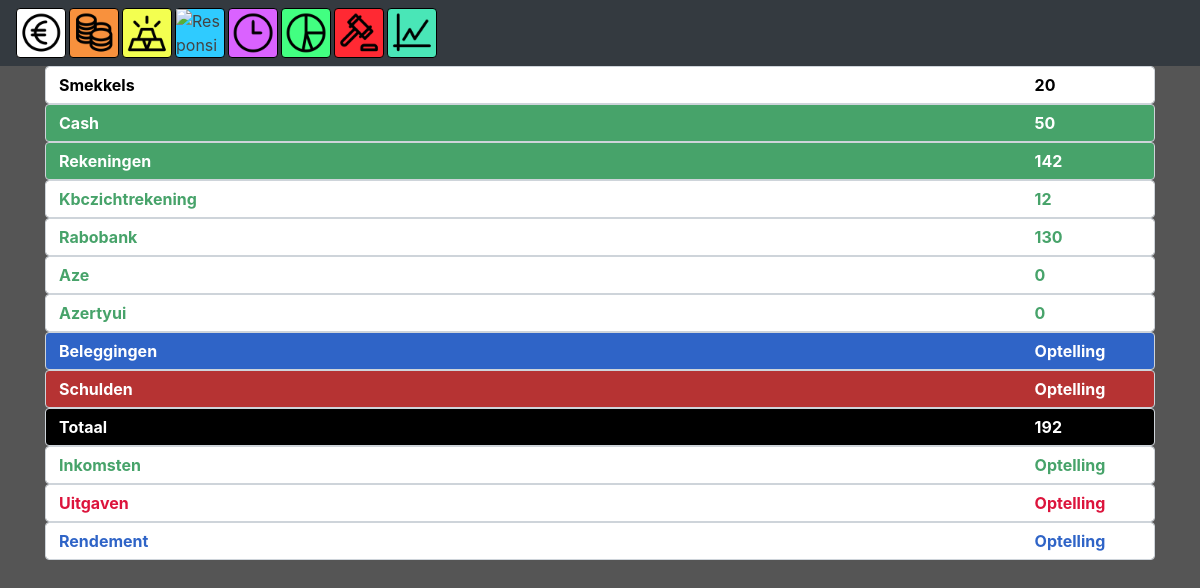
The app's page /balans (signed in), older data.
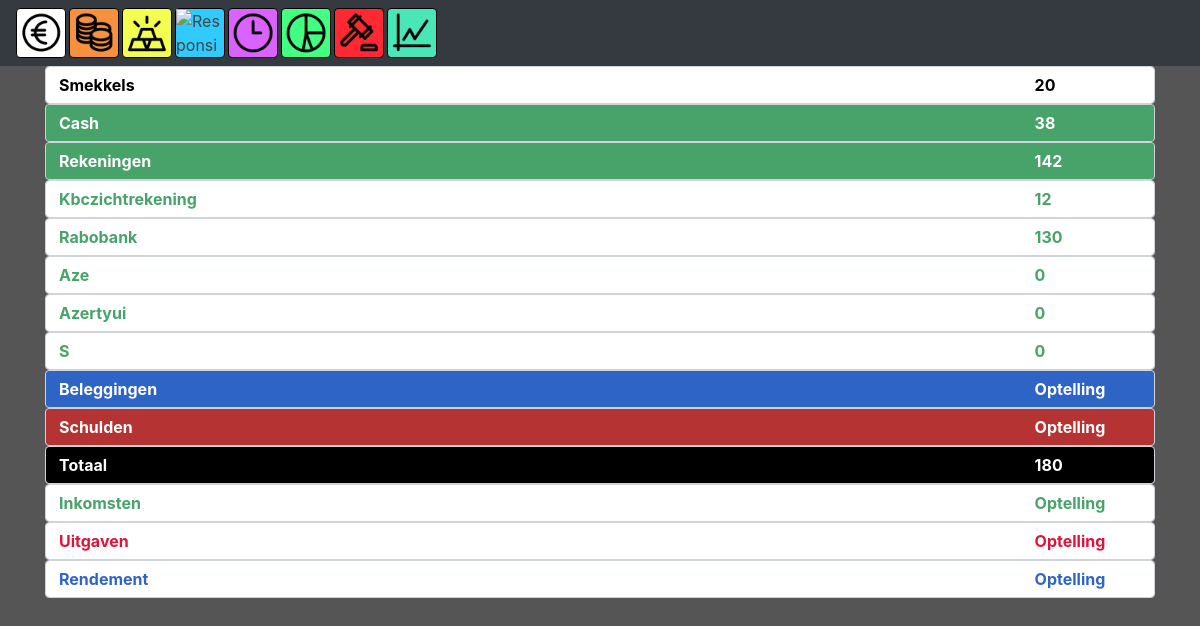
The same page, newer data.
### tables this page shows
CREATE TABLE `rekeningen` (
	`userid`	INTEGER NOT NULL,
	`balans`	INTEGER NOT NULL,
	`rekeningnaam`	TEXT
);

### app.py (the view)
@app.route("/balans")
@login_required
def balans():
    db = db_connect('pythonsqlite.db')
    rowsb = db.execute("SELECT * FROM rekeningen WHERE userid = ? ",
                          (session["user_id"],))
    rowb = rowsb.fetchall()
    balans = 0
    for row in rowb:
        if not row[2] == "smekkels":
            balans += row[1]
    rekeningtotaal = 0
    for row in rowb:
        if not row[2] == "smekkels" and not row[2] == "cash":
            rekeningtotaal += row[1]
    return render_template("balans.html", rekeningen=rowb, totaal=balans, rekeningtotaal=rekeningtotaal)

### helpers.py (called while the page is built)
def db_connect(string):
    conn = sqlite3.connect(string)
    return conn.cursor()

def login_required(f):
    @wraps(f)
    def decorated_function(*args, **kwargs):
        if session.get("user_id") is None:
            return redirect("/login")
        return f(*args, **kwargs)
    return decorated_function

### templates/balans.html
{%extends "layoutHome.html"%}
{%block homeBody%}
<div class="container">
    {% for row in rekeningen %}
    {% if row[2] == "smekkels" %}
    <div class="form-control">
        <table class="full">
            <tr>
                <td class="tillend smekkelbalans">{{row[2]}}</td>
                <td class="smekkelbalans">{{row[1]}}</td>
            </tr>
        </table>
    </div>
    {% elif row[2] == "cash" %}
    <div class="form-control cash">
        <table class="full">
                <tr>
                    <td class="tillend balans">{{row[2]}}</td>
                    <td class="balans">{{row[1]}}</td>
                </tr>
            </table>
        </div>
    {% endif %}
    {% endfor %}
    <div class="form-control rekeningen">
            <table class="full">
                    <tr>
                        <td class="tillend balans">Rekeningen</td>
                        <td class="balans">{{rekeningtotaal}}</td>
                    </tr>
                </table>
            </div>
    {% for row in rekeningen %}
    {% if row[2] != "smekkels" and row[2] != "cash" %}
    <div class="form-control rekeningenbalans">
        <table class="full">
            <tr>
                <td class="tillend rekeningenbalans">{{row[2]}}</td>
                <td class="rekeningenbalans">{{row[1]}}</td>
            </tr>
        </table>
    </div>
    {% endif %}
    {% endfor %}
    <div class="form-control beleggingen">
        <table class="full">
                <tr>
                    <td class="tillend balans">Beleggingen</td>
                    <td class="balans">Optelling</td>
                </tr>
            </table>
        </div>
    <div class="form-control uitgaven">
        <table class="full">
                <tr>
                    <td class="tillend balans">Schulden</td>
                    <td class="balans">Optelling</td>
                </tr>
            </table>
        </div>
    <div class="form-control totaalbalans">
        <table class="full">
            <tr>
                <td class="tillend balans">Totaal</td>
                <td class="balans">{{totaal}}</td>
            </tr>
        </table>
    </div>
    <div class="form-control">
        <table class="full">
            <tr>
                <td class="tillend rekeningenbalans">Inkomsten</td>
                <td class="rekeningenbalans">Optelling</td>
            </tr>
        </table>
    </div>
    <div class="form-control">
        <table class="full">
            <tr>
                <td class="tillend schuldenbalans">Uitgaven</td>
                <td class="schuldenbalans">Optelling</td>
            </tr>
        </table>
    </div>
    <div class="form-control">
        <table class="full">
            <tr>
                <td class="tillend beleggingenbalans">Rendement</td>
                <td class="beleggingenbalans">Optelling</td>
            </tr>
        </table>
    </div>
</div>
{%endblock%}

### templates/layoutHome.html (shortened to what this page needs)
{% extends "layout.html" %}
{%block body%}
<nav class="navbar navbar-dark bg-dark">
    <a class="card" href="/">
        <img src="static/icons/input.png" class="img-fluid" alt="Responsive image">
    </a>
    <div class="scrolling-wrapper-flexbox">
      <div class="card card1"><a href="/budget">
        <img src="static/icons/budget.png" class="img-fluid" alt="Responsive image"></a>
      </div>
      <div class="card card2"><a href="/balans">
          <img src="static/icons/balans.png" class="img-fluid" alt="Responsive image"></a>
        </div>
      <div class="card card3"><a href="/maand">
          <img src="static/icons/maand.png" class="img-fluid" alt="Responsive image"></a>
        </div>
      <div class="card card4"><a href="#">
          <img src="static/icons/jaar.png" class="img-fluid" alt="Responsive image"></a>
        </div>
      <div class="card card5"><a href="#">
          <img src="static/icons/grafieken.png" class="img-fluid" alt="Responsive image"></a>
        </div>
      <div class="card card6"><a href="#">
          <img src="static/icons/onderneming.png" class="img-fluid" alt="Responsive image"></a>
        </div>
      <div class="card card7"><a href="#">
          <img src="static/icons/aandelen.png" class="img-fluid" alt="Responsive image"></a>
        </div>
    </div>
  </nav>
  {%block homeBody%}
  {%endblock%}
{%endblock%}

### templates/layout.html (shortened to what this page needs)
<!DOCTYPE <!DOCTYPE html>
<html>
    <head>
        <link rel="stylesheet" href="https://stackpath.bootstrapcdn.com/bootstrap/4.1.2/css/bootstrap.min.css">
        <link href="/static/styles.css" rel="stylesheet"/>
    </head>
<body>
    {%block body %}{%endblock%}
</body>
</html>

### static/styles.css (style rules this page uses)
body { background: #555555 !important; }
.navbar { flex-wrap: nowrap; }
.scrolling-wrapper-flexbox { display: flex; flex-wrap: nowrap; overflow-x: auto; }
.card { flex: 0 0 auto; margin-right: 3px; }
.card { border: 1px solid rgb(0, 0, 0); width: 50px; height: 50px; }
.card1 { background-color: rgb(248, 145, 61) !important; }
.card2 { background-color: rgb(243, 255, 80) !important; }
.card3 { background-color: rgb(47, 203, 255) !important; }
.card4 { background-color: rgb(218, 98, 255) !important; }
.card5 { background-color: rgb(66, 255, 129) !important; }
.card6 { background-color: rgb(255, 41, 51) !important; }
.card7 { background-color: rgb(73, 230, 183) !important; }
.scrolling-wrapper, .scrolling-wrapper-flexbox { height: 50px; width: 100%; -webkit-overflow-scrolling: auto; }
.full { width: 100%; height: 100%; }
.tillend { width: 90% }
a { color:#444;text-decoration:none; }
.smekkelbalans { color: rgb(0, 0, 0); text-transform: capitalize; font-weight: bold; }
.cash { background-color: rgb(71, 163, 106) !important; text-transform: capitalize; }
.rekeningenbalans { color: rgb(71, 163, 106); text-transform: capitalize; font-weight: bold; }
.beleggingenbalans { color: rgb(47, 100, 199); font-weight: bold; }
.schuldenbalans { color: crimson; font-weight: bold; }
.totaalbalans { background-color: rgb(0, 0, 0); }
.balans { color: #ffffff !important; font-weight: bold; }
.uitgaven { background-color: rgb(182, 51, 51); }
.beleggingen { background-color: rgb(47, 100, 199); }
.rekeningen { background-color: rgb(71, 163, 106); }

Row changes from the older to the newer data that the page shows:
changed rekeningen "Cash": balans "50" → "38"
added rekeningen: rekeningnaam "S", balans "0"
Text that changed along with them:
{{ totaal }}: "192" → "180"
